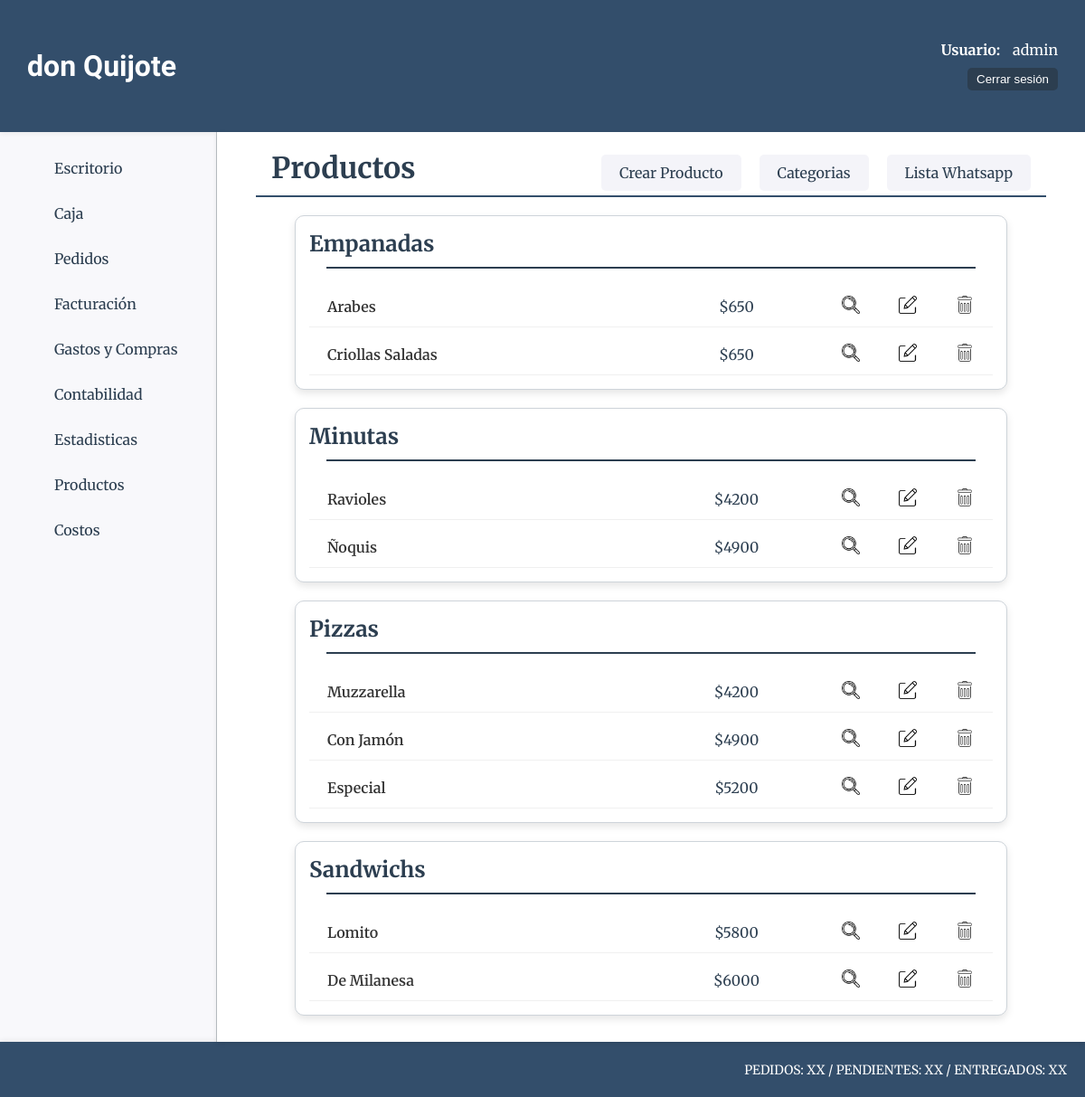
The page /productos/ (signed in) on the database its author committed.
### productos/models.py (models this page shows, shortened)
class ProductoCategoria(models.Model):
    nombre=models.CharField(max_length=50)

class Producto(models.Model):
    nombre=models.CharField(max_length=50, verbose_name="Nombre")
    categoria=models.ForeignKey(ProductoCategoria, on_delete=models.CASCADE, verbose_name="Categoría")
    descripcion=models.CharField(max_length=200, blank=True, null=True, verbose_name="Descripción")
    precio_unit=models.IntegerField(verbose_name="P. Unitario")
    precio_media=models.IntegerField(blank=True, null=True, verbose_name="P. Media")
    precio_doc=models.IntegerField(blank=True, null=True, verbose_name="P. Docena")

### productos/views.py (the view)
# urls.py: path('', views.home, name='home'),
@login_required
def home(request):
    productos = Producto.objects.select_related('categoria').order_by('categoria__nombre').all()
    context = {
        'object_list': productos
    }
    return render(request, 'productos/index.html', context)

### carro/context_processor.py (called while the page is built)
def importe_total_carro(request):
    total = 350
    if request.user.is_authenticated:
        if 'carro' in request.session:
            for key, value in request.session["carro"].items():
                total = total + (float(value["precio"])*value["cantidad"])
    return {"importe_total_carro":total}

### productos/templates/productos/index.html (shortened to what this page needs)
{% extends 'core/base.html' %}
{% load static %}
{% block css %}
    <link rel="stylesheet" href="{% static 'productos/css/styles.css' %}">
{% endblock css %}
{% block titulo %}
    <div class="titulo-container">
        <div class="titulo-producto-container">
            <h1 class="main-titulo">Productos</h1>
            <div class="productos-crear-cat">
                <a class="productos-crear" href="{% url 'productos:productos_create' %}">Crear Producto</a>
                <a class="productos-crear" href="{% url 'productos:categorias' %}">Categorias</a>
                <a class="productos-crear" href="{% url 'productos:lista_wa' %}">Lista Whatsapp</a>
            </div>
        </div>
        <hr  class="main-hr"/>
    </div>
{% endblock titulo %}
{% block main %}
    {% regroup object_list by categoria.nombre as categorias %}
    <div class="categorias-container">
        {% for categoria in categorias %}
        <div class="card-producto-categoria-container">
            <div class="card-categoria">
                <h1 class="categoria-titulo">{{ categoria.grouper }}</h1>
                <hr class="categoria-hr">
                {% for producto in categoria.list %}
                <div class="producto-opciones">
                    <p class="producto-nombre">{{ producto.nombre }}</p>
                    <p class="producto-precio">${{ producto.precio_unit }}</p>
                    <div class="producto-opc">
                        <a href="{% url 'productos:productos_detail' producto.id%}"><img class="icono-opcion-producto" src="{% static 'productos/img/lupa.webp' %}" alt="Detalle Producto"></a>
                        <a href="{% url 'productos:productos_update' producto.id%}"><img class="icono-opcion-producto" src="{% static 'productos/img/editar.webp' %}" alt="Editar Producto"></a>
                        <a href="{% url 'productos:productos_delete' producto.id%}"><img class="icono-opcion-producto" src="{% static 'productos/img/borrar.webp' %}" alt="Borrar Producto"></a>
                    </div>
                </div>
                {% endfor %}
            </div>
        </div>
        {% endfor %}
    </div>
{% endblock main %}

### core/templates/core/components/header.html (shortened to what this page needs)
<header class="header-container">
    <h1 class="title">don Quijote</h1>
    {% if user.is_authenticated %}
    <div class="usuario-logout">
        <div class="list-link">
            <span class="usuario-label">Usuario:</span>
            <span class="usuario-nombre">{{ user.username }}</span>
        </div>
        <form action="{% url 'core:logout' %}" method="post">
            <button type="submit" class="btn-logout">Cerrar sesión</button>
        </form>
    </div>
    {% else %}
    <div class="list-link">
        <a class="header-link-app" href="{% url 'core:login' %}">Login</a>
    </div>
    {% endif %}
</header>

### core/static/core/css/styles.css (style rules this page uses)
* { padding: 0; margin: 0; box-sizing: border-box; }
body { font-family: 'Merriweather', serif; color: #333; background-color: #f4f4f9; }
.header-container { background-color: #334e6b; height: 12vh; width: 100%; display: flex; align-items: center; justify-content: space-between; padding: 0 30px; box-shadow: 0 2px 5px rgba(0, 0, 0, 0.1); }
.title { color: #fff; font-family: 'Poetsen One', sans-serif; font-size: 32px; }
.usuario-logout { display: flex; flex-direction: column; align-items: end; }
.usuario-label { color: #fff; font-weight: bold; margin-right: 10px; }
.usuario-nombre { color: #fff; }
.btn-logout { padding: 5px 10px; background-color: #2C3E50; color: #fff; border: none; border-radius: 5px; cursor: pointer; transition: background-color 0.3s ease; text-decoration: none; }
.list-link { margin-left: 20px; }
.list-link { position: relative; margin-bottom: 10px; }
.titulo-container { width: 100%; height: auto; text-align: left; border-radius: 8px; }
.main-titulo { font-size: 32px; color: #2C3E50; font-family: 'Merriweather', serif; margin-bottom: 10px; padding-left: 40px; }
.main-hr { border: none; width: 95%; height: 2px; background-color: #334e6b; margin: 0 auto; }
.titulo-producto-container { display: flex; justify-content: space-between; align-items: center; }

### productos/static/productos/css/styles.css (style rules this page uses)
.productos-crear-cat { display: flex; gap: 20px; padding-right: 40px; }
.productos-crear { border: none; color: #2C3E50; font-size: 16px; text-decoration: none; padding: 10px 20px; border-radius: 5px; background-color: #f4f4f9; transition: background-color 0.3s ease, color 0.3s ease; }
.categorias-container { width: 90%; margin: 0 auto; padding: 20px; display: flex; flex-direction: column; gap: 20px; }
.card-producto-categoria-container { display: flex; flex-direction: column; }
.card-categoria { padding: 15px; border-radius: 10px; border: 1px solid #ced4da; background-color: #ffffff; box-shadow: 0 4px 8px rgba(0, 0, 0, 0.1); transition: transform 0.2s ease-in-out, box-shadow 0.2s ease-in-out; }
.categoria-titulo { font-size: 24px; color: #2C3E50; font-family: 'Merriweather', serif; margin-bottom: 10px; }
.categoria-hr { border: none; width: 95%; height: 2px; background-color: #2C3E50; margin: 0 auto 20px; }
.producto-opciones { margin-top: 8px; display: grid; grid-template-columns: 50% 25% 25%; grid-template-areas: "nom prc opc"; align-items: center; padding: 10px 0; border-bottom: 1px solid #f0f0f0; }
.producto-nombre { grid-area: nom; font-size: 16px; font-weight: 600; padding-left: 20px; }
.producto-precio { grid-area: prc; font-size: 16px; text-align: center; color: #2C3E50; }
.producto-opc { grid-area: opc; display: flex; justify-content: space-around; }
.icono-opcion-producto { width: 20px; height: 20px; transition: transform 0.3s ease; }

### rows shown on the page
ProductoCategoria: grouper "Empanadas"
Producto: nombre "Arabes", precio_unit "650"
Producto: nombre "Criollas Saladas", precio_unit "650"
ProductoCategoria: grouper "Minutas"
Producto: nombre "Ravioles", precio_unit "4200"
Producto: nombre "Ñoquis", precio_unit "4900"
ProductoCategoria: grouper "Pizzas"
Producto: nombre "Muzzarella", precio_unit "4200"
Producto: nombre "Con Jamón", precio_unit "4900"
Producto: nombre "Especial", precio_unit "5200"
ProductoCategoria: grouper "Sandwichs"
Producto: nombre "Lomito", precio_unit "5800"
Producto: nombre "De Milanesa", precio_unit "6000"

### other values the page prints
{{ user.username }} "admin"
